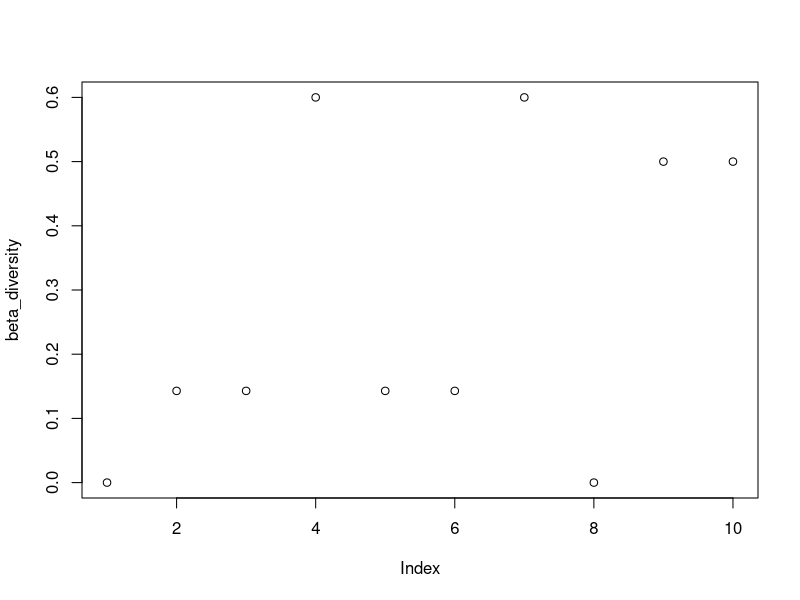

Write the R code that produced this figure.
## ---- chunk 1
set.seed(1234)
num_patches <- 5 #number of patches in metacommunity
num_spp <- 6 #number of POSSIBLE spp in metacommunity
## ---- chunk 2
meta_comm1 <- data.frame(matrix(NA, nrow = num_patches, ncol = num_spp))
## ---- chunk 3
S <- c(0.95,0.9,0.75,0.50,0.20,0.1) #an array of probability values for the occurence of each spp
K <- c(60,50,40,30,20,10) #this is just an example, but k is the abundance at each rank (i think?)
## ---- chunk 4
for(i in 1:nrow(meta_comm1)){
  for(j in 1:ncol(meta_comm1)){
    #determine occurrence and abundance of spp 1
    meta_comm1[i,1] <- rbinom(n = 1, size = 1, prob = S[1])
    meta_comm1[i,1] <- ifelse(meta_comm1[i,1] == 1, K[1],0)
    
    #determine occurrence and abundance of spp2
    meta_comm1[i,2] <- ifelse(meta_comm1[i,1] > 0, rbinom(n = 1, size = 1, prob = S[2]),0)
    meta_comm1[i,2] <- ifelse(meta_comm1[i,2] == 1, K[2],0)
    
    #determine occurrence and abundance of spp 3
    meta_comm1[i,3] <- ifelse(meta_comm1[i,2] > 0, rbinom(n = 1, size = 1, prob = S[3]),0)
    meta_comm1[i,3] <- ifelse(meta_comm1[i,3] == 1, K[3],0)
    
    #determine occurrence and abundance of spp 4
    meta_comm1[i,4] <- ifelse(meta_comm1[i,3] > 0, rbinom(n = 1, size = 1, prob = S[4]),0)
    meta_comm1[i,4] <- ifelse(meta_comm1[i,4] == 1, K[4],0)
    
    #determine occurrence and abundance of spp 5
    meta_comm1[i,5] <- ifelse(meta_comm1[i,4] > 0, rbinom(n = 1, size = 1, prob = S[5]),0)
    meta_comm1[i,5] <- ifelse(meta_comm1[i,5] == 1, K[5],0)
    
    #determine occurrence and abundance of spp 6
    meta_comm1[i,6] <- ifelse(meta_comm1[i,5] > 0, rbinom(n = 1, size = 1, prob = S[6]),0)
    meta_comm1[i,6] <- ifelse(meta_comm1[i,6] == 1, K[6],0)
  }
}
## ---- chunk 5
meta_comm1$Patch <- c('Patch1','Patch2','Patch3','Patch4','Patch5')
colnames(meta_comm1) <- c('Spp1','Spp2','Spp3','spp4','spp5','Spp6','PatchID')
## ---- chunk 6
library(vegan)
beta_diversity <- betadiver(meta_comm1[,1:6], method = 'w')
plot(beta_diversity)
